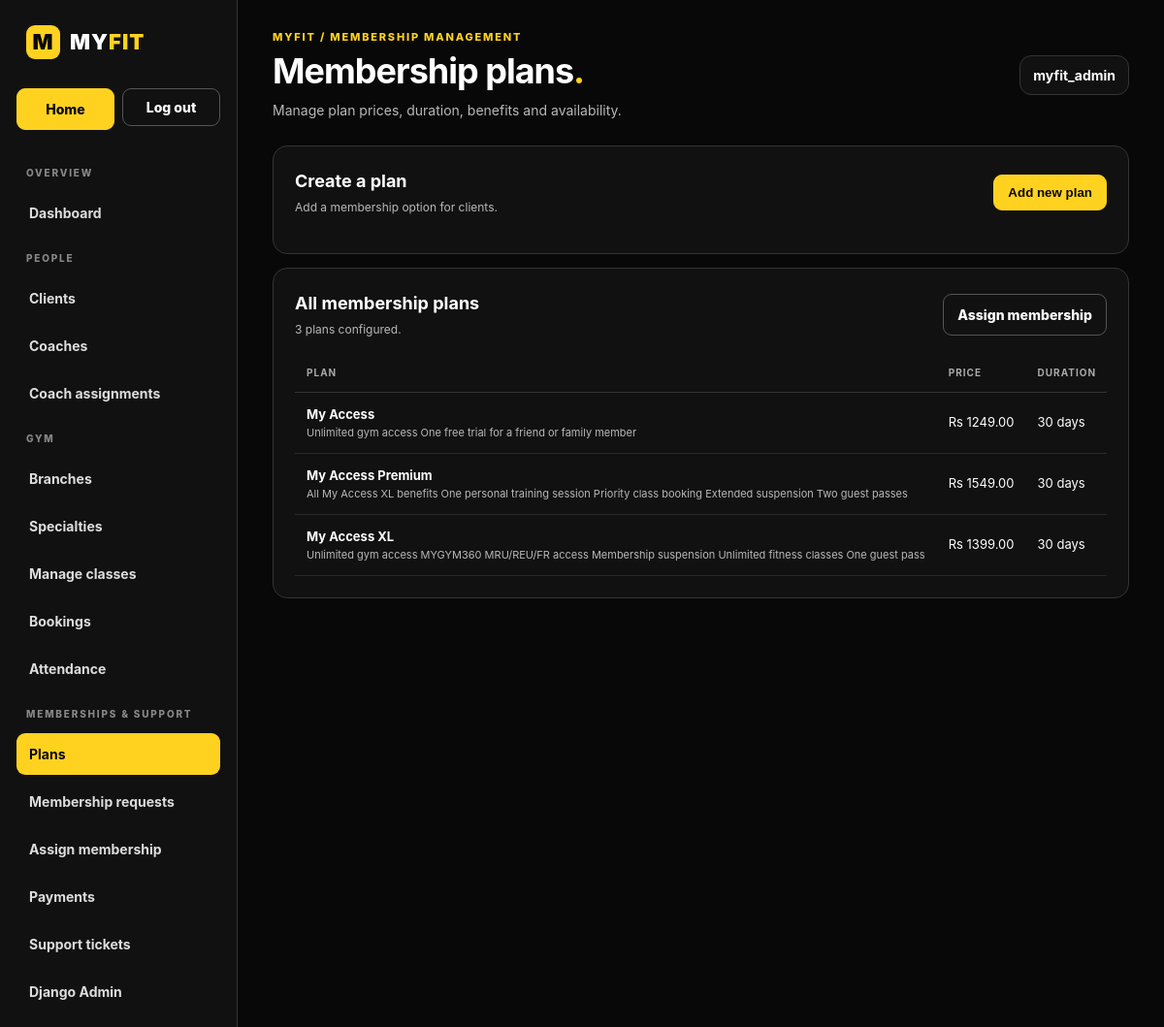
The app's page /manage-plans/ (signed in), older data.
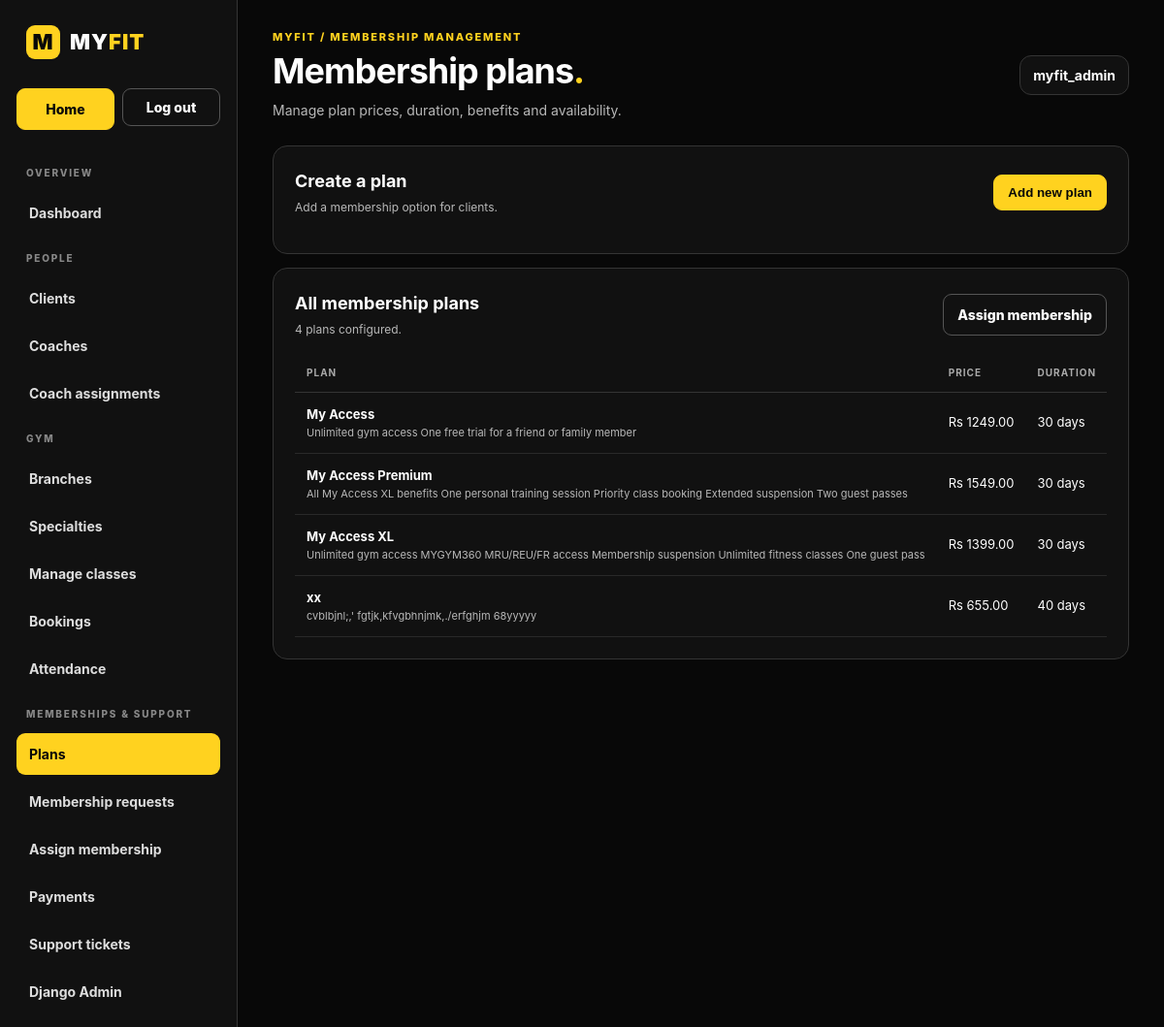
The same page, newer data.
### core/models.py (models this page shows, shortened)
class MembershipPlan(models.Model):
    name = models.CharField(max_length=100, unique=True)
    price = models.DecimalField(max_digits=10, decimal_places=2)
    duration_days = models.PositiveIntegerField()
    benefits = models.TextField(blank=True)
    allows_classes = models.BooleanField(
        default=False,
        help_text='Allow this plan to book group classes.'
    )
    is_active = models.BooleanField(default=True)
    created_at = models.DateTimeField(auto_now_add=True)

### core/views.py (the view)
# urls.py: path('manage-plans/', views.manage_plans, name='manage_plans'),
@permission_required('core.change_membershipplan', raise_exception=True)
def manage_plans(request):
    plans = MembershipPlan.objects.all().order_by('name')
    if request.method == 'POST':
        if not request.user.has_perm('core.add_membershipplan'):
            raise PermissionDenied
        form = MembershipPlanForm(request.POST)
        if form.is_valid():
            form.save()
            messages.success(request, 'Membership plan created successfully.')
            return redirect('myfit:manage_plans')
    else:
        form = MembershipPlanForm()
    return render(request, 'myfit/manage_plans.html', {
        'plans': plans,
        'form': form,
    })

### core/context_processors.py (called while the page is built)
def notifications(request):
    if not request.user.is_authenticated:
        return {
            'latest_notifications': (),
            'unread_notification_count': 0,
        }
    notification_manager = request.user.notifications
    return {
        'latest_notifications': notification_manager.order_by('-created_at')[:10],
        'unread_notification_count': notification_manager.filter(is_read=False).count(),
    }

### core/templates/myfit/manage_plans.html (shortened to what this page needs)
{% load static %}
<!doctype html>
<html lang="en">
<head>
  <link rel="stylesheet" href="{% static 'css/admin_dashboard.css' %}">
</head>
<body>
<div class="shell">
  {% include "myfit/partials/admin_sidebar.html" with active="plans" %}
  <main class="main">
    <header class="topbar">
      <div>
        <p class="eyebrow">MyFit / Membership management</p>
        <h1 class="page-title">Membership plans<em>.</em></h1>
        <p class="subtitle">Manage plan prices, duration, benefits and availability.</p>
      </div>
      <div class="user-chip"><strong>{{ request.user.get_full_name|default:request.user.username }}</strong></div>
    </header>
    {% if perms.core.add_membershipplan %}
    <section class="panel">
      <div class="panel-head">
        <div><h2 class="panel-title">Create a plan</h2><p class="panel-subtitle">Add a membership option for clients.</p></div>
        <button type="button" class="btn btn-primary" aria-expanded="{% if form.errors %}true{% else %}false{% endif %}"
                aria-controls="plan-form" onclick="const f=document.getElementById('plan-form');f.hidden=!f.hidden;this.setAttribute('aria-expanded',String(!f.hidden));">
          Add new plan
        </button>
      </div>
    </section>
    {% endif %}
    <section class="panel">
      <div class="panel-head">
        <div><h2 class="panel-title">All membership plans</h2><p class="panel-subtitle">{{ plans|length }} plan{{ plans|length|pluralize }} configured.</p></div>
        <a class="btn" href="{% url 'myfit:assign_client_membership' %}">Assign membership</a>
      </div>
      <div class="table-wrap">
        <table>
          <thead><tr><th>PLAN</th><th>PRICE</th><th>DURATION</th><th>CLASS ACCESS</th><th>STATUS</th><th>ACTION</th></tr></thead>
          <tbody>
            {% for plan in plans %}
            <tr>
              <td><strong>{{ plan.name }}</strong><div class="secondary-text">{{ plan.benefits|default:"No benefits specified" }}</div></td>
              <td>Rs {{ plan.price|floatformat:2 }}</td>
              <td>{{ plan.duration_days }} days</td>
            </tr>
            {% empty %}
            <tr><td class="empty" colspan="6">No membership plans have been created yet.</td></tr>
            {% endfor %}
          </tbody>
        </table>
      </div>
    </section>
  </main>
</div>
</body>
</html>

Row changes from the older to the newer data that the page shows:
added MembershipPlan: name "xx", benefits "cvblbjnl;,' fgtjk,kfvgbhnjmk,./erfghjm 68yyyyy", price "655.00", duration_days "40"
Text that changed along with them:
{{ plans|length }}: "3" → "4"
